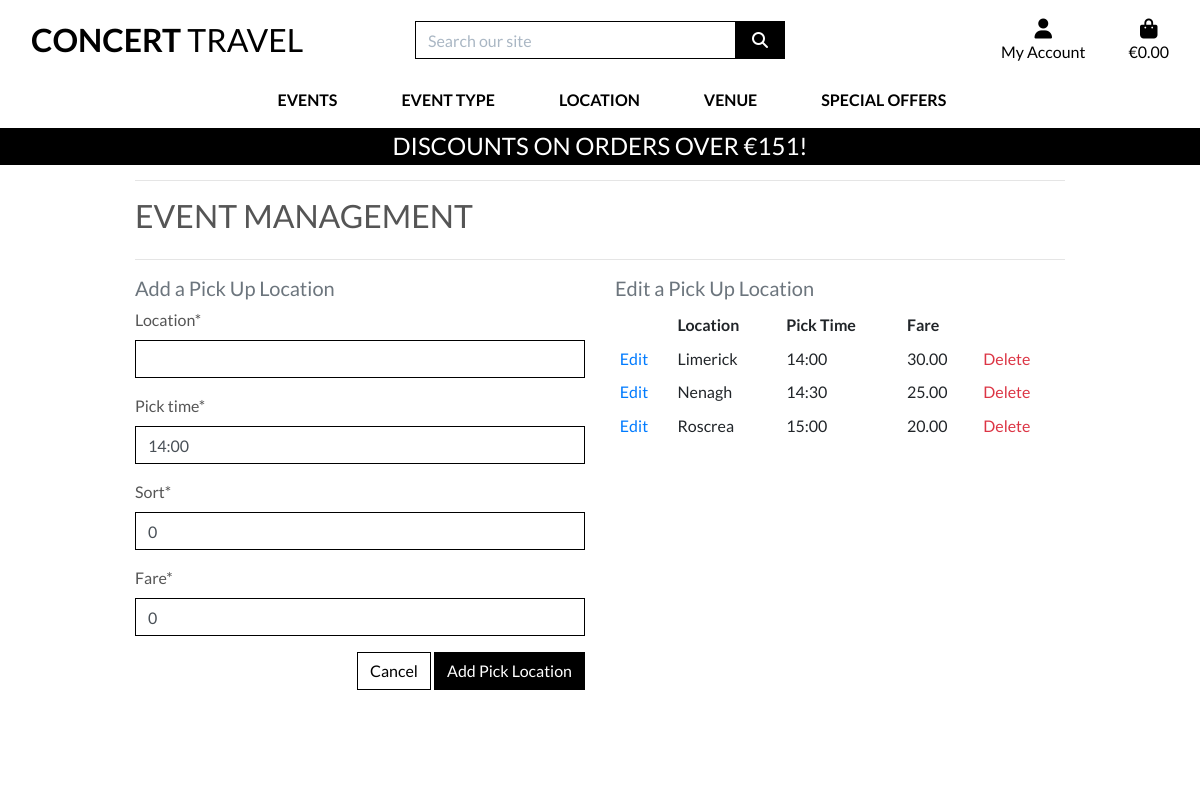
Before: /events/add_pick/ (signed in) with the older database file.
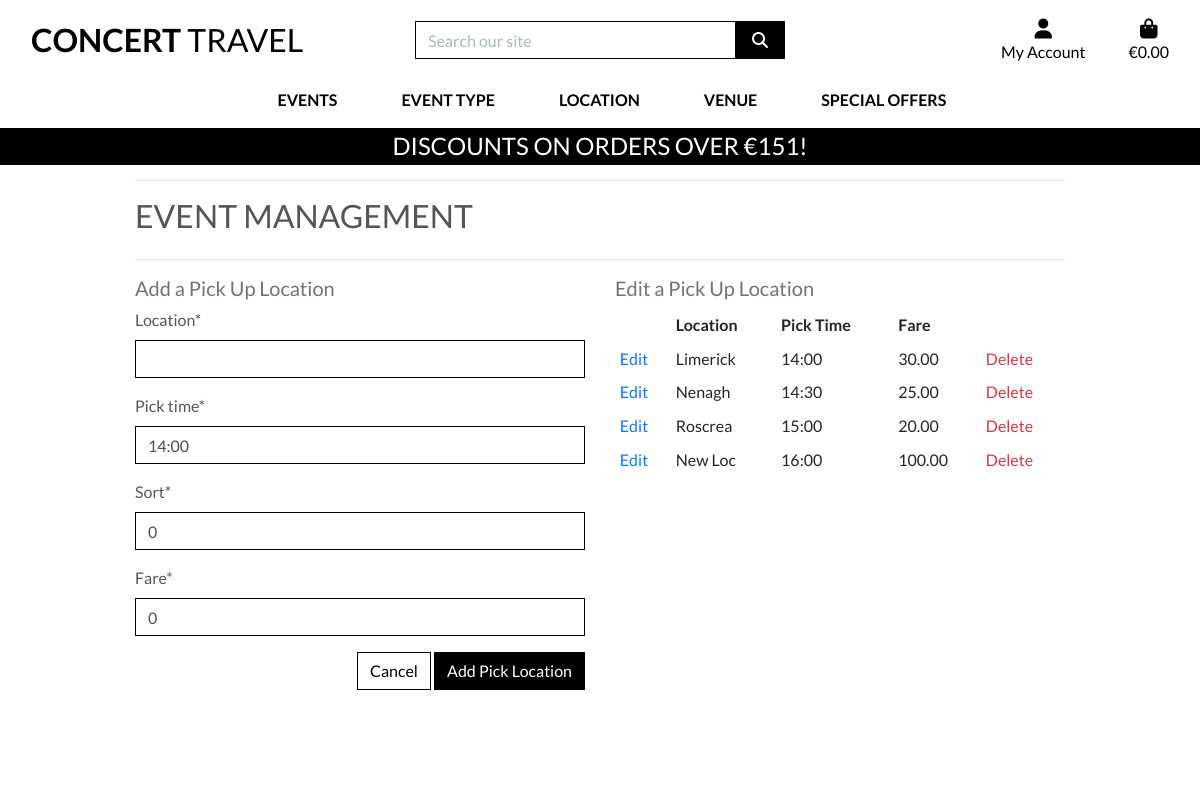
After: the same page with the newer database file.
### events/models.py (models this page shows, shortened)
class PickLoc(models.Model):
    location = models.CharField(max_length=254)
    pick_time = models.CharField(max_length=20, default='14:00')
    sort = models.IntegerField(default=0)
    fare = models.DecimalField(max_digits=6, decimal_places=2, default=0)

### events/views.py (the view)
# urls.py: path('add_pick/', views.add_pick, name='add_pick'),
@login_required
def add_pick(request):
    if not request.user.is_superuser:
        messages.error(request, 'Sorry, only store owners can do that.')
        return redirect(reverse('home'))
    if request.method == 'POST':
        form = PickLocsForm(request.POST)
        if form.is_valid():
            pick = form.save()
            messages.success(request, 'Successfully added pick location!')
            return redirect(reverse('events'))
        else:
            messages.error(request, 'Failed to add pick location. Please ensure \
                                        the form is valid.')
    else:
        form = PickLocsForm()
        picklocs = PickLoc.objects.all()
    template = 'events/add_pick.html'
    context = {
        'form': form,
        'picklocs': picklocs,
    }
    return render(request, template, context)

### events/forms.py
class PickLocsForm(forms.ModelForm):
    class Meta:
        model = PickLoc
        fields = '__all__'
    def __init__(self, *args, **kwargs):
        super().__init__(*args, **kwargs)
        picklocs = PickLoc.objects.all()
        for field_name, field in self.fields.items():
            field.widget.attrs['class'] = 'border-black rounded-0'

### events/templates/events/add_pick.html (shortened to what this page needs)
{% extends "base.html" %}
{% load static %}
{% block page_header %}
    <div class="container header-container">
    </div>
{% endblock %}
{% block content %}
    <div class="overlay"></div>
    <div class="container">
        <div class="row">
            <div class="col">
                <hr>
                <h2 class="logo-font mb-4">Event Management</h2>
                <hr>
            </div>
        </div>
        <div class="row">
            <div class="col-12 col-md-6">
                <h5 class="text-muted">Add a Pick Up Location</h5>
                <form method="POST" action="{% url 'add_pick' %}" class="form mb-2" enctype="multipart/form-data">
                    {% for field in form %}
                        {{ field | as_crispy_field }}
                    {% endfor %}
                    <div class="text-right">
                        <a class="btn btn-outline-black rounded-0" href="{% url 'events' %}">Cancel</a>
                        <button class="btn btn-black rounded-0" type="submit">Add Pick Location</button>
                    </div>
                </form>
            </div>
            <div class="col-12 col-md-6">
                <h5 class="text-muted">Edit a Pick Up Location</h5>
                <table class="table  table-sm table-borderless">
                    <thead>
                        <tr>
                            <th></th>
                            <th>Location</th>
                            <th>Pick Time</th>
                            <th>Fare</th>
                        </tr>
                    </thead>
                    {% for p in picklocs %}
                        <tr>
                            <td><a href="{% url 'edit_pick' p.id %} ">Edit </a></td>
                            <td>{{ p.location}}</td>
                            <td>{{ p.pick_time}}</td>
                            <td>{{ p.fare}}</td>
                            <td><a href="{% url 'delete_pick' p.id %} " class="text-danger"> Delete</a></td>
                        </tr>
                    {% endfor%}
                </table>
            </div>
        </div>
    </div>
{% endblock %}

Changed rows visible on the page:
added PickLoc: location "New Loc", pick_time "16:00", fare "100.00"
